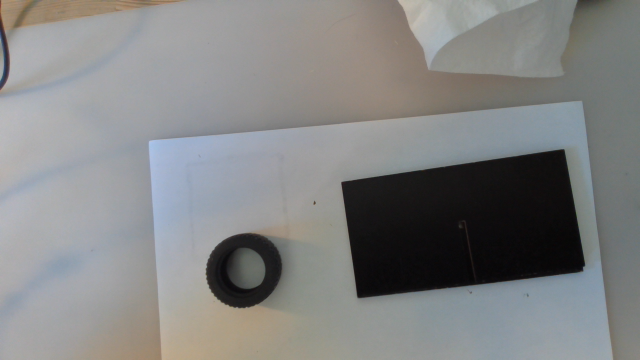
#> input picture src/In_hand_manipulation/img.png, 640 x 360 px, given in place of the camera
$ python finger_mask_remover.py
#> lines starting #> are read from the running program, lines starting #| are printed output that depends on the picture; after the words box and inside, x2 and y2 are one past the last pixel; in counts of white or black regions, pixels touching at a corner belong together
import cv2 as cv
import numpy as np

cap = cv.VideoCapture(1)

while True:
	# Take each frame
	_, frame = cap.read()
#> frame is the input picture: shape (360, 640, 3); mean B, G, R 131.1, 131.4, 130.6

	# Convert BGR to HSV
	# hsv = cv.cvtColor(frame, cv.COLOR_BGR2HSV)
	hsv = frame
	# define range of blue color in HSV
	lower = np.array([98, 76, 65])
	upper = np.array([231, 192, 176])

	# Threshold the HSV image to get only blue colors
	mask = cv.inRange(hsv, lower, upper)
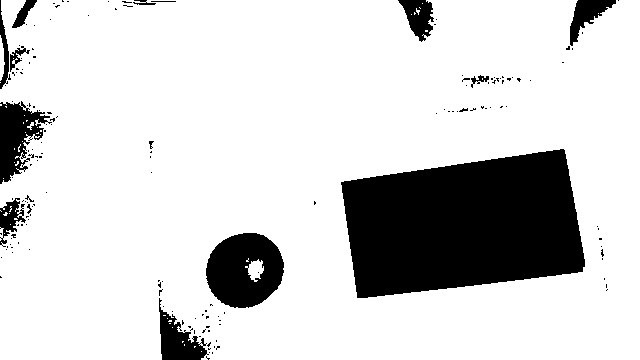
#> mask: shape (360, 640); 82.8% white; 164 black regions (148 under 20 px), largest, box (x1, y1, x2, y2) and area: (341, 149, 585, 298) 27782, (206, 233, 284, 308) 4307, (0, 101, 52, 184) 2201
	mask = cv.bitwise_not(mask)

	# Bitwise-AND mask and original image
	res = cv.bitwise_and(frame, frame, mask=mask)
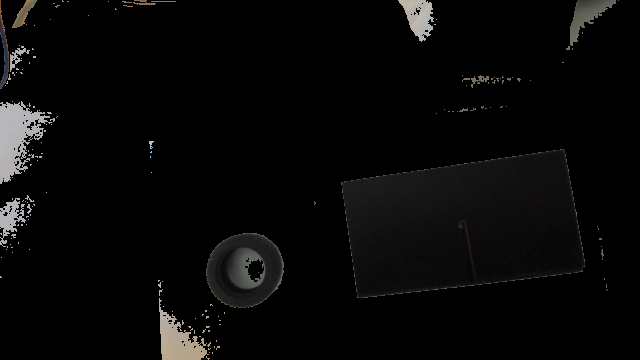
#> res: shape (360, 640, 3); mean B, G, R 7.6, 7.7, 8.1
	cv.imshow('frame', frame)
	cv.imshow('mask', mask)
	cv.imshow('res', res)

	k = cv.waitKey(5)
#> (key Esc is pressed here)
	if k == 27:
		break

cv.destroyAllWindows()
